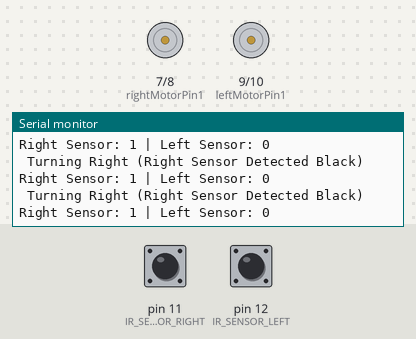
A sketch run on a simulated Arduino Uno, built with avr-gcc and run on an emulated ATmega328P. On the bench: motor-driver pin pairs drawn as motors (green arrow = first pin HIGH = forward, orange = second pin HIGH = backward, longer = more drive, scaled by the enable pin), the last lines printed to the serial monitor. Inputs (shaded band) come from the test bench; at power-on: pin 11 (IR_SENSOR_RIGHT) HIGH, pin 12 (IR_SENSOR_LEFT) LOW.

Above: at 1.2 s.
1.3 s: pin 11 (IR_SENSOR_RIGHT) driven LOW
At 1.36 s:
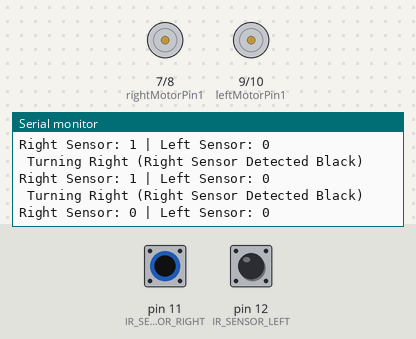
2.8 s: pin 12 (IR_SENSOR_LEFT) driven HIGH
At 2.95 s:
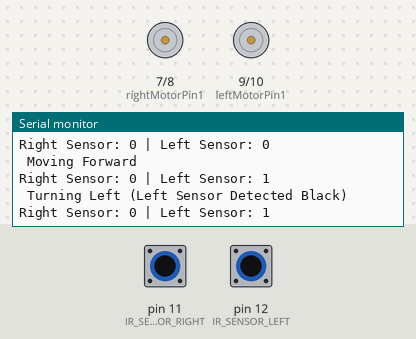
4.3 s: pin 11 (IR_SENSOR_RIGHT) driven HIGH
At 4.33 s:
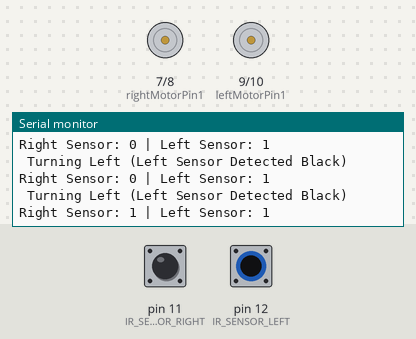
5.8 s: pin 12 (IR_SENSOR_LEFT) driven LOW
At 5.89 s:
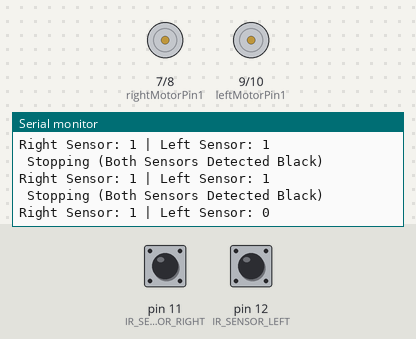
8.8 s: pin 11 (IR_SENSOR_RIGHT) pulsed LOW 2 times (0.12 s each, 0.3 s apart)
12.4 s: pin 12 (IR_SENSOR_LEFT) pulsed HIGH 5 times (0.12 s each, 0.3 s apart)
At 12.49 s:
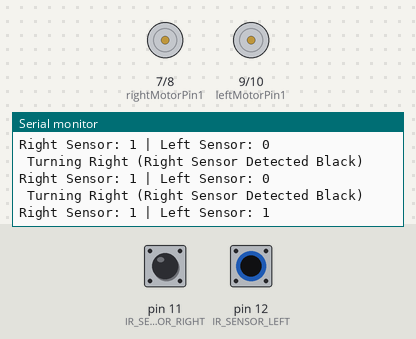

Measured:
- after the input at 1.3 s, the serial monitor: prints a new line at once (image 1)
- after the input at 2.8 s, the serial monitor: prints a new line after 0.05 s (image 2)
- after the input at 4.3 s, the serial monitor: prints a new line at once (image 3)
- after the input at 5.8 s, the serial monitor: prints a new line after 0.07 s (image 4)
- after the input at 12.4 s, the serial monitor: prints a new line after 0.07 s (image 5)

The sketch:

Black_Line_detection.ino
```cpp
#define IR_SENSOR_RIGHT 11
#define IR_SENSOR_LEFT 12
#define MOTOR_SPEED 180


// Right motor
int enableRightMotor = 6;
int rightMotorPin1 = 7;
int rightMotorPin2 = 8;


// Left motor
int enableLeftMotor = 5;
int leftMotorPin1 = 9;
int leftMotorPin2 = 10;


void setup()
{
    // Adjust PWM frequency for motor control
    TCCR0B = TCCR0B & B11111000 | B00000010;


    // Set up motor pins
    pinMode(enableRightMotor, OUTPUT);
    pinMode(rightMotorPin1, OUTPUT);
    pinMode(rightMotorPin2, OUTPUT);


    pinMode(enableLeftMotor, OUTPUT);
    pinMode(leftMotorPin1, OUTPUT);
    pinMode(leftMotorPin2, OUTPUT);


    // Set up IR sensor pins
    pinMode(IR_SENSOR_RIGHT, INPUT);
    pinMode(IR_SENSOR_LEFT, INPUT);


    // Start Serial Monitor for debugging
    Serial.begin(9600);
    Serial.println("begin");


    // Stop motors initially
    rotateMotor(0, 0);
}


void loop()
{
    int rightIRSensorValue = digitalRead(IR_SENSOR_RIGHT);
    int leftIRSensorValue = digitalRead(IR_SENSOR_LEFT);


    // Print sensor readings
    Serial.print("Right Sensor: ");
    Serial.print(rightIRSensorValue);
    Serial.print(" | Left Sensor: ");
    Serial.println(leftIRSensorValue);


    // If no sensors detect a black line, go straight
    if (rightIRSensorValue == LOW && leftIRSensorValue == LOW)
    {
        Serial.println(" Moving Forward");
        rotateMotor(MOTOR_SPEED, MOTOR_SPEED);
    }
    // If right sensor detects black line, turn right
    else if (rightIRSensorValue == HIGH && leftIRSensorValue == LOW)
    {
        Serial.println(" Turning Right (Right Sensor Detected Black)");
        rotateMotor(-MOTOR_SPEED, MOTOR_SPEED);
    }
    // If left sensor detects black line, turn left
    else if (rightIRSensorValue == LOW && leftIRSensorValue == HIGH)
    {
        Serial.println(" Turning Left (Left Sensor Detected Black)");
        rotateMotor(MOTOR_SPEED, -MOTOR_SPEED);
    }
    // If both sensors detect black line, stop
    else
    {
        Serial.println(" Stopping (Both Sensors Detected Black)");
        rotateMotor(0, 0);
    }


    delay(500); // Small delay for stability
}


// Function to control motor speed and direction
void rotateMotor(int rightMotorSpeed, int leftMotorSpeed)
{
    // Right motor control
    if (rightMotorSpeed < 0)
    {
        digitalWrite(rightMotorPin1, LOW);
        digitalWrite(rightMotorPin2, HIGH);
    }
    else if (rightMotorSpeed > 0)
    {
        digitalWrite(rightMotorPin1, HIGH);
        digitalWrite(rightMotorPin2, LOW);
    }
    else
    {
        digitalWrite(rightMotorPin1, LOW);
        digitalWrite(rightMotorPin2, LOW);
    }


    // Left motor control
    if (leftMotorSpeed < 0)
    {
        digitalWrite(leftMotorPin1, LOW);
        digitalWrite(leftMotorPin2, HIGH);
    }
    else if (leftMotorSpeed > 0)
    {
        digitalWrite(leftMotorPin1, HIGH);
        digitalWrite(leftMotorPin2, LOW);
    }
    else
    {
        digitalWrite(leftMotorPin1, LOW);
        digitalWrite(leftMotorPin2, LOW);
    }
}
```
